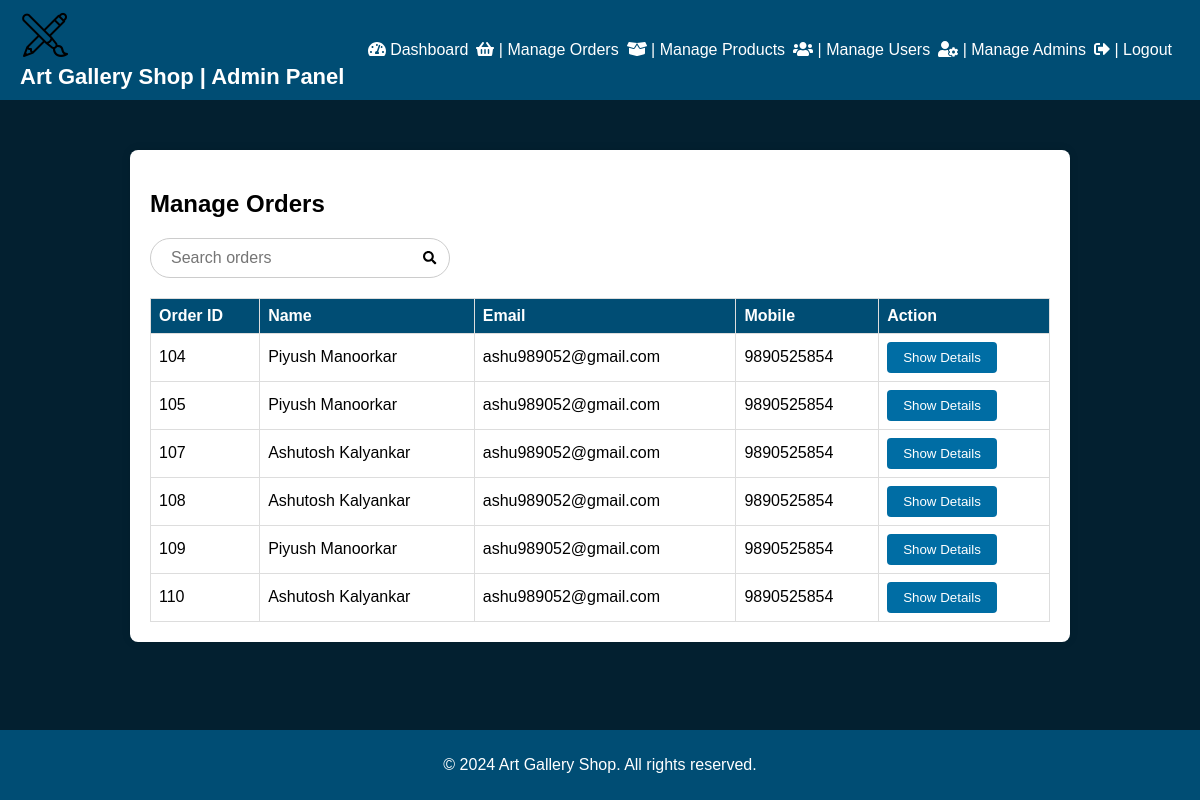
The app's page /admin/manage_orders.php (signed in), older data.
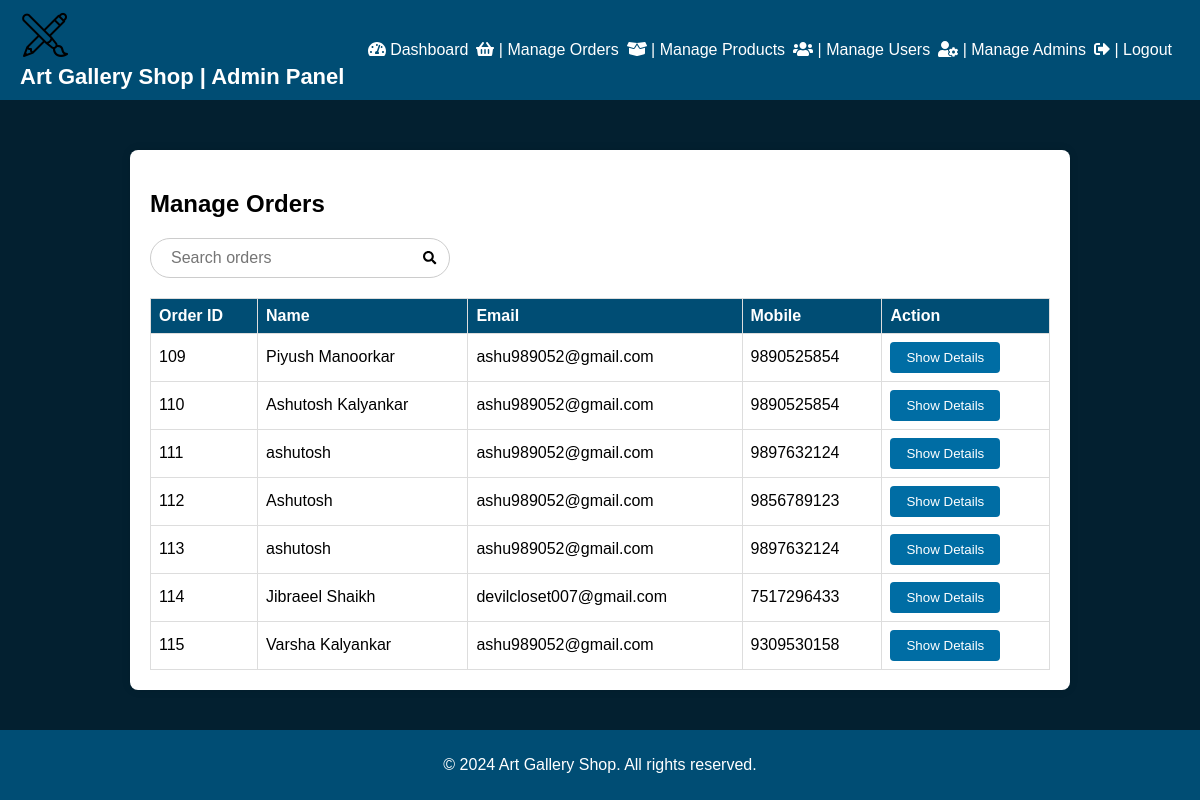
The same page, newer data.
### tables this page shows
CREATE TABLE `orders` (
  `id` int(11) NOT NULL,
  `name` varchar(100) NOT NULL,
  `email` varchar(100) NOT NULL,
  `mobile` varchar(15) NOT NULL,
  `address` varchar(255) NOT NULL,
  `area` varchar(22) NOT NULL,
  `selected_post_office` varchar(60) DEFAULT NULL,
  `district` varchar(100) NOT NULL,
  `pincode` varchar(10) NOT NULL,
  `order_details` text NOT NULL,
  `total_amount` decimal(10,2) NOT NULL,
  `created_at` timestamp NOT NULL DEFAULT current_timestamp(),
  `user_id` int(11) NOT NULL
);

### admin/manage_orders.php (the view, shortened to what this page needs)
<?php
include 'includes/config.php';
?>
<!DOCTYPE html>
<html lang="en">
<head>
    <link rel="stylesheet" href="css/manage_orders_style.css">
    <link rel="stylesheet" href="css/style.css">
    <link rel="stylesheet" href="https://cdnjs.cloudflare.com/ajax/libs/font-awesome/5.15.3/css/all.min.css">
</head>
<body>
<?php include 'navbar.php'; ?>
    <div class="orders-container">
        <h2>Manage Orders</h2>
        <form id="searchForm" class="search-container">
            <input type="text" id="searchInput" name="search" placeholder="Search orders">
            <button type="submit"><i class="fas fa-search"></i></button>
        </form>
        <table id="orderTable">
            <thead>
                <tr>
                    <th>Order ID</th>
                    <th>Name</th>
                    <th>Email</th>
                    <th>Mobile</th>
                    <th>Action</th>
                </tr>
            </thead>
            <tbody>
                <?php
                $sql = "SELECT * FROM orders";
                $result = $conn->query($sql);
                if ($result->num_rows > 0) {
                    while ($row = $result->fetch_assoc()) {
                        echo "<tr>
                                <td>{$row['id']}</td>
                                <td>{$row['name']}</td>
                                <td>{$row['email']}</td>
                                <td>{$row['mobile']}</td>
                                <td><button class='order-details-btn'
                                    data-order-id='{$row['id']}'
                                    data-name='{$row['name']}'
                                    data-email='{$row['email']}'
                                    data-mobile='{$row['mobile']}'
                                    data-address='{$row['address']}'
                                    data-area='{$row['area']}'
                                    data-district='{$row['district']}'
                                    data-pincode='{$row['pincode']}'
                                    data-order-details='{$row['order_details']}'
                                    data-total-amount='{$row['total_amount']}'
                                    data-created-at='{$row['created_at']}'
                                    >Show Details</button></td>
                            </tr>";
                    }
                } else {
                    echo "<tr><td colspan='9'>No orders found</td></tr>";
                }
                ?>
            </tbody>
        </table>
    </div>
    <br><br>
    <footer class="footer">
        <p>&copy; 2024 Art Gallery Shop. All rights reserved.</p>
    </footer>
</body>
</html>

### admin/navbar.php
<nav class="navbar">
    <div class="logo">
        <img src="images/logo.png" alt="Logo">
        <h1>Art Gallery Shop | Admin Panel</h1>
    </div>
    <ul class="nav-links">
        <li><a href="dashboard.php"><i class="fas fa-tachometer-alt"></i> Dashboard</a></li>
        <li><a href="manage_orders.php"><i class="fas fa-shopping-basket"></i> | Manage Orders</a></li>
        <li><a href="manage_products.php"><i class="fas fa-box-open"></i> | Manage Products</a></li>
        <li><a href="manage_users.php"><i class="fas fa-users"></i> | Manage Users</a></li>
        <li><a href="manage_admins.php"><i class="fas fa-user-cog"></i> | Manage Admins</a></li>
        <li><a href="logout.php"><i class="fas fa-sign-out-alt"></i> | Logout</a></li>
    </ul>
</nav>

### admin/css/manage_orders_style.css (style rules this page uses)
body { font-family: Arial, sans-serif; margin: 0; padding: 0; background-color: #032030; }
.orders-container { max-width: 900px; margin: 50px auto; background-color: #fff; padding: 20px; border-radius: 8px; box-shadow: 0 0 10px rgba(0, 0, 0, 0.1); animation: slideIn 0.5s ease-in-out; }
table { width: 100%; border-collapse: collapse; margin-top: 20px; }
th, td { border: 1px solid #ddd; padding: 8px; text-align: left; }
th { background-color: #004D74; color: #fff; }
.order-details-btn { background-color: #006DA4; color: #fff; border: none; padding: 8px 16px; border-radius: 4px; cursor: pointer; transition: background-color 0.3s ease-in-out; }
.footer { background-color: #004D74; color: #fff; text-align: center; padding: 10px 0; position: fixed; width: 100%; bottom: 0; }
.search-container { position: relative; width: 100%; max-width: 300px; margin-bottom: 20px; }
.search-container input[type="text"] { width: 100%; padding: 10px 40px 10px 20px; font-size: 16px; border: 1px solid #ccc; border-radius: 25px; box-sizing: border-box; }
.search-container button { position: absolute; right: 0; top: 0; bottom: 0; width: 40px; border: none; background: none; cursor: pointer; }

### admin/css/style.css (style rules this page uses)
.navbar { background-color: #004D74; color: #fff; display: flex; justify-content: space-between; align-items: center; padding: 10px 20px; animation: fadeInDown 0.5s ease-in-out; }
.navbar h1 { margin: 0; font-size: 24px; }
.nav-links { list-style-type: none; padding: 0; margin: 0; display: flex; flex-wrap: wrap; }
.nav-links li { margin-right: 10px; }
.nav-links li a { color: #fff; text-decoration: none; }
@media (max-width: 1200px) { .navbar h1 { font-size: 22px; } }
@media (max-width: 1200px) { .nav-links li { margin-right: 8px; } }
@media (max-width: 1200px) { .nav-links li a { font-size: 16px; } }

Row changes from the older to the newer data that the page shows:
removed orders: id "104", name "Piyush Manoorkar", email "ashu989052@gmail.com", mobile "9890525854"
removed orders: id "105", name "Piyush Manoorkar", email "ashu989052@gmail.com", mobile "9890525854"
removed orders: id "107", name "Ashutosh Kalyankar", email "ashu989052@gmail.com", mobile "9890525854"
removed orders: id "108", name "Ashutosh Kalyankar", email "ashu989052@gmail.com", mobile "9890525854"
added orders: id "111", name "ashutosh", email "ashu989052@gmail.com", mobile "9897632124"
added orders: id "112", name "Ashutosh", email "ashu989052@gmail.com", mobile "9856789123"
added orders: id "113", name "ashutosh", email "ashu989052@gmail.com", mobile "9897632124"
added orders: id "114", name "Jibraeel Shaikh", email "devilcloset007@gmail.com", mobile "7517296433"
added orders: id "115", name "Varsha Kalyankar", email "ashu989052@gmail.com", mobile "9309530158"
